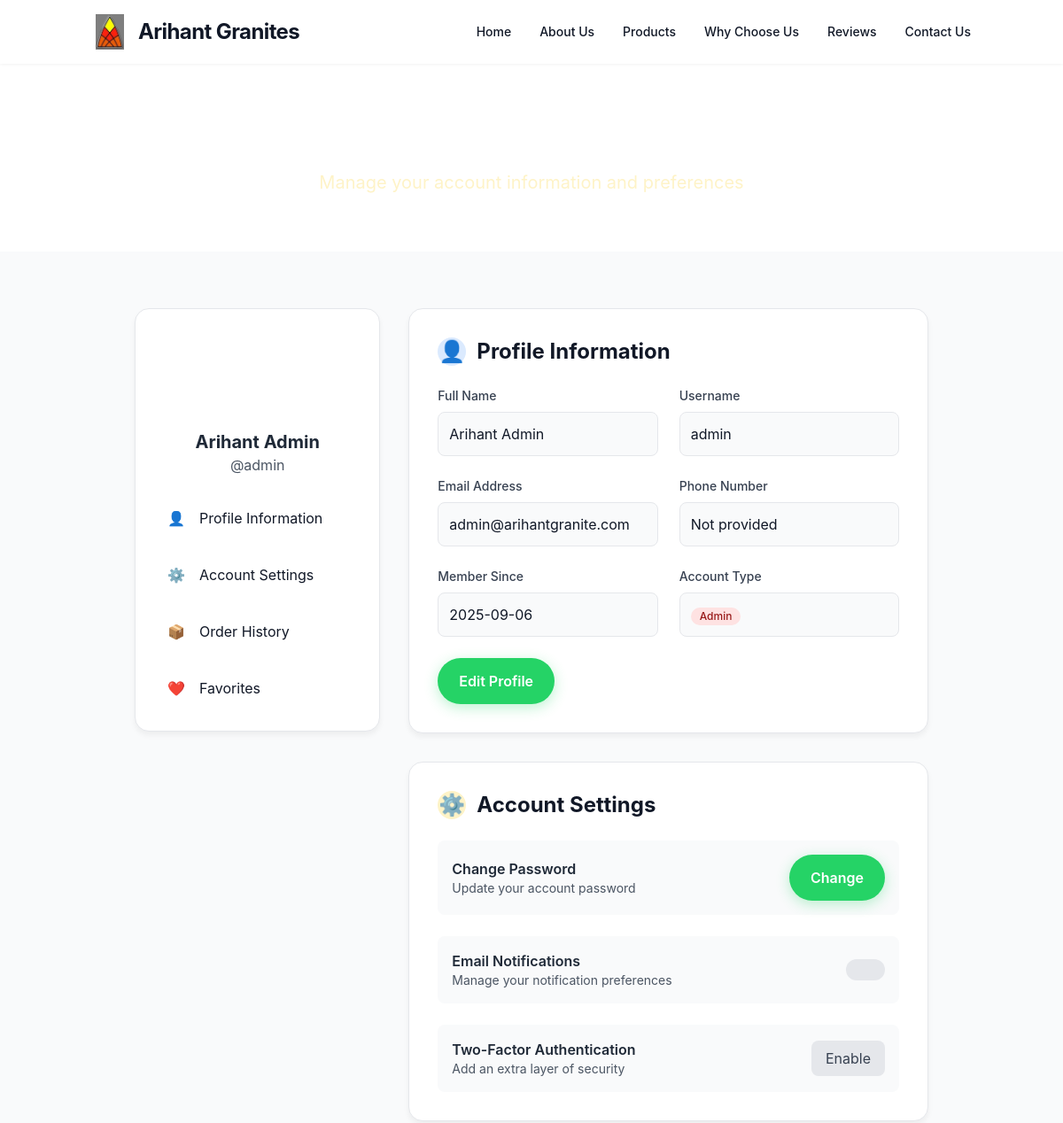
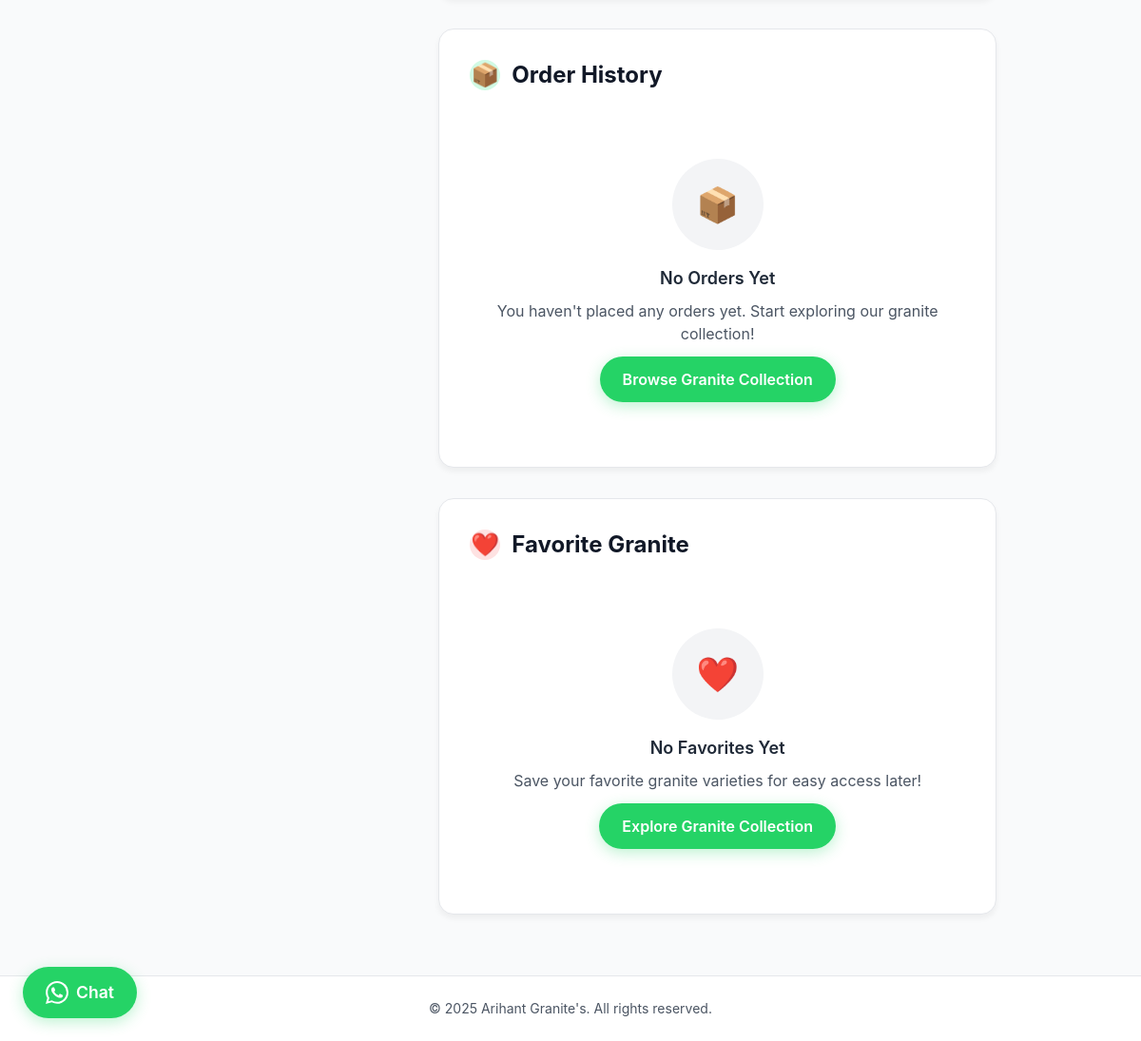
Screenshot of /profile (signed in) with the database file from the repository (2 pictures, top to bottom).
### tables this page shows
CREATE TABLE users (
            id INTEGER PRIMARY KEY AUTOINCREMENT,
            username TEXT UNIQUE NOT NULL,
            email TEXT UNIQUE NOT NULL,
            password_hash TEXT NOT NULL,
            full_name TEXT NOT NULL,
            phone TEXT,
            is_admin BOOLEAN DEFAULT FALSE,
            created_at TIMESTAMP DEFAULT CURRENT_TIMESTAMP
        );

### app.py (the view)
    def decorated_function(*args, **kwargs):
        if 'user_id' not in session:
            flash('Please log in to access this page.', 'error')
            return redirect(url_for('login'))
        return f(*args, **kwargs)

### app.py (called while the page is built)
def login_required(f):
    def decorated_function(*args, **kwargs):
        if 'user_id' not in session:
            flash('Please log in to access this page.', 'error')
            return redirect(url_for('login'))
        return f(*args, **kwargs)
    decorated_function.__name__ = f.__name__
    return decorated_function

@app.route('/profile')
@login_required
def profile():
    with sqlite3.connect(DB_PATH) as conn:
        c = conn.cursor()
        c.execute('SELECT username, email, full_name, phone, created_at FROM users WHERE id = ?',
                 (session['user_id'],))
        user = c.fetchone()
    return render_template('profile.html', user=user)

### templates/profile.html (shortened to what this page needs)
{% extends "base.html" %}
{% block content %}
<section class="py-16 bg-gradient-to-br from-amber-600 via-yellow-600 to-orange-600 text-white">
  <div class="container mx-auto px-4 text-center">
    <h1 class="text-4xl font-bold mb-4">My Profile</h1>
    <p class="text-xl text-yellow-100">Manage your account information and preferences</p>
  </div>
</section>
<section class="py-16 bg-gray-50">
  <div class="container mx-auto px-4">
    <div class="max-w-4xl mx-auto">
      <div class="grid grid-cols-1 lg:grid-cols-3 gap-8">
        <div class="lg:col-span-1">
          <div class="kesariya-card p-6 sticky top-8">
            <div class="text-center mb-6">
              <div class="w-24 h-24 bg-gradient-to-br from-amber-400 to-yellow-500 rounded-full flex items-center justify-center text-3xl text-white mx-auto mb-4">
              </div>
              <h3 class="text-xl font-bold text-gray-800">{{ user[2] or 'User' }}</h3>
              <p class="text-gray-600">@{{ user[0] }}</p>
            </div>
            <div class="space-y-4">
              <a href="#profile-info" class="flex items-center p-3 rounded-lg hover:bg-gray-50 transition-colors duration-300">
                <span class="w-6 h-6 mr-3">👤</span>
                <span>Profile Information</span>
              </a>
              <a href="#account-settings" class="flex items-center p-3 rounded-lg hover:bg-gray-50 transition-colors duration-300">
                <span class="w-6 h-6 mr-3">⚙️</span>
                <span>Account Settings</span>
              </a>
              <a href="#order-history" class="flex items-center p-3 rounded-lg hover:bg-gray-50 transition-colors duration-300">
                <span class="w-6 h-6 mr-3">📦</span>
                <span>Order History</span>
              </a>
              <a href="#favorites" class="flex items-center p-3 rounded-lg hover:bg-gray-50 transition-colors duration-300">
                <span class="w-6 h-6 mr-3">❤️</span>
                <span>Favorites</span>
              </a>
            </div>
          </div>
        </div>
        <div class="lg:col-span-2">
          <div id="profile-info" class="kesariya-card p-8 mb-8">
            <h2 class="text-2xl font-bold mb-6 flex items-center">
              <span class="w-8 h-8 bg-blue-100 rounded-full flex items-center justify-center text-blue-600 mr-3">👤</span>
              Profile Information
            </h2>
            <div class="grid grid-cols-1 md:grid-cols-2 gap-6">
              <div>
                <label class="block text-sm font-medium text-gray-700 mb-2">Full Name</label>
                <div class="p-3 bg-gray-50 rounded-lg border">{{ user[2] or 'Not provided' }}</div>
              </div>
              <div>
                <label class="block text-sm font-medium text-gray-700 mb-2">Username</label>
                <div class="p-3 bg-gray-50 rounded-lg border">{{ user[0] }}</div>
              </div>
              <div>
                <label class="block text-sm font-medium text-gray-700 mb-2">Email Address</label>
                <div class="p-3 bg-gray-50 rounded-lg border">{{ user[1] }}</div>
              </div>
              <div>
                <label class="block text-sm font-medium text-gray-700 mb-2">Phone Number</label>
                <div class="p-3 bg-gray-50 rounded-lg border">{{ user[3] or 'Not provided' }}</div>
              </div>
              <div>
                <label class="block text-sm font-medium text-gray-700 mb-2">Member Since</label>
                <div class="p-3 bg-gray-50 rounded-lg border">{{ user[4][:10] if user[4] else 'Unknown' }}</div>
              </div>
              <div>
                <label class="block text-sm font-medium text-gray-700 mb-2">Account Type</label>
                <div class="p-3 bg-gray-50 rounded-lg border">
                  {% if session.is_admin %}
                    <span class="inline-flex items-center px-2.5 py-0.5 rounded-full text-xs font-medium bg-red-100 text-red-800">
                      Admin
                    </span>
                  {% else %}
                    <span class="inline-flex items-center px-2.5 py-0.5 rounded-full text-xs font-medium bg-green-100 text-green-800">
                      Customer
                    </span>
                  {% endif %}
                </div>
              </div>
            </div>
            <div class="mt-6">
              <button class="kesariya-btn" onclick="editProfile()">Edit Profile</button>
            </div>
          </div>
          <div id="account-settings" class="kesariya-card p-8 mb-8">
            <h2 class="text-2xl font-bold mb-6 flex items-center">
              <span class="w-8 h-8 bg-yellow-100 rounded-full flex items-center justify-center text-yellow-600 mr-3">⚙️</span>
              Account Settings
            </h2>
            <div class="space-y-6">
              <div class="flex items-center justify-between p-4 bg-gray-50 rounded-lg">
                <div>
                  <h3 class="font-semibold text-gray-800">Change Password</h3>
                  <p class="text-sm text-gray-600">Update your account password</p>
                </div>
                <button class="kesariya-btn" onclick="changePassword()">Change</button>
              </div>
              <div class="flex items-center justify-between p-4 bg-gray-50 rounded-lg">
                <div>
                  <h3 class="font-semibold text-gray-800">Email Notifications</h3>
                  <p class="text-sm text-gray-600">Manage your notification preferences</p>
                </div>
                <label class="relative inline-flex items-center cursor-pointer">
                  <div class="w-11 h-6 bg-gray-200 peer-focus:outline-none peer-focus:ring-4 peer-focus:ring-amber-300 rounded-full peer peer-checked:after:translate-x-full peer-checked:after:border-white after:content-[''] after:absolute after:top-[2px] after:left-[2px] after:bg-white after:border-gray-300 after:border after:rounded-full after:h-5 after:w-5 after:transition-all peer-checked:bg-amber-600"></div>
                </label>
              </div>
              <div class="flex items-center justify-between p-4 bg-gray-50 rounded-lg">
                <div>
                  <h3 class="font-semibold text-gray-800">Two-Factor Authentication</h3>
                  <p class="text-sm text-gray-600">Add an extra layer of security</p>
                </div>
                <button class="bg-gray-200 text-gray-700 px-4 py-2 rounded-lg hover:bg-gray-300 transition-colors duration-300">Enable</button>
              </div>
            </div>
          </div>
          <div id="order-history" class="kesariya-card p-8 mb-8">
            <h2 class="text-2xl font-bold mb-6 flex items-center">
              <span class="w-8 h-8 bg-green-100 rounded-full flex items-center justify-center text-green-600 mr-3">📦</span>
              Order History
            </h2>
            <div class="text-center py-12">
              <div class="w-24 h-24 bg-gray-100 rounded-full flex items-center justify-center text-4xl text-gray-400 mx-auto mb-4">
                📦
              </div>
              <h3 class="text-lg font-semibold text-gray-800 mb-2">No Orders Yet</h3>
              <p class="text-gray-600 mb-6">You haven't placed any orders yet. Start exploring our granite collection!</p>
              <a href="{{ url_for('explore') }}" class="kesariya-btn">Browse Granite Collection</a>
            </div>
          </div>
          <div id="favorites" class="kesariya-card p-8">
            <h2 class="text-2xl font-bold mb-6 flex items-center">
              <span class="w-8 h-8 bg-red-100 rounded-full flex items-center justify-center text-red-600 mr-3">❤️</span>
              Favorite Granite
            </h2>
            <div class="text-center py-12">
              <div class="w-24 h-24 bg-gray-100 rounded-full flex items-center justify-center text-4xl text-gray-400 mx-auto mb-4">
                ❤️
              </div>
              <h3 class="text-lg font-semibold text-gray-800 mb-2">No Favorites Yet</h3>
              <p class="text-gray-600 mb-6">Save your favorite granite varieties for easy access later!</p>
              <a href="{{ url_for('explore') }}" class="kesariya-btn">Explore Granite Collection</a>
            </div>
          </div>
        </div>
      </div>
    </div>
  </div>
</section>
{% endblock %}

### static/css/style.css (style rules this page uses)
body { font-family: 'Inter', -apple-system, BlinkMacSystemFont, 'Segoe UI', sans-serif; background-color: #ffffff; background-image: radial-gradient(rgba(17, 24, 39, 0.06) 1px, transparent 1px), radial-gradient(rgba(107, 114, 128, 0.05) 1px, transparent 1px); background-position: 0 0, 12px 12px; background-size: 24px 24px; color: #111827; overflow-x: hidden; }
html { scroll-behavior: smooth; }
.kesariya-btn { background: #25d366; color: #ffffff; border-radius: 2rem; padding: 0.875rem 1.5rem; font-weight: 600; transition: all 0.3s ease; box-shadow: 0 4px 15px rgba(37, 211, 102, 0.3); }
.kesariya-card { background: #ffffff; border-radius: 1rem; box-shadow: 0 4px 6px rgba(0, 0, 0, 0.05); overflow: hidden; border: 1px solid #e5e7eb; transition: all 0.3s ease; }
a, button { transition: all 0.3s cubic-bezier(0.4, 0, 0.2, 1); }

### rows the page displays
users: full_name "Arihant Admin", username "admin", email "admin@arihantgranite.com", created_at "2025-09-06"

### other values shown
{{ user[3] or 'Not provided' }} "Not provided"
